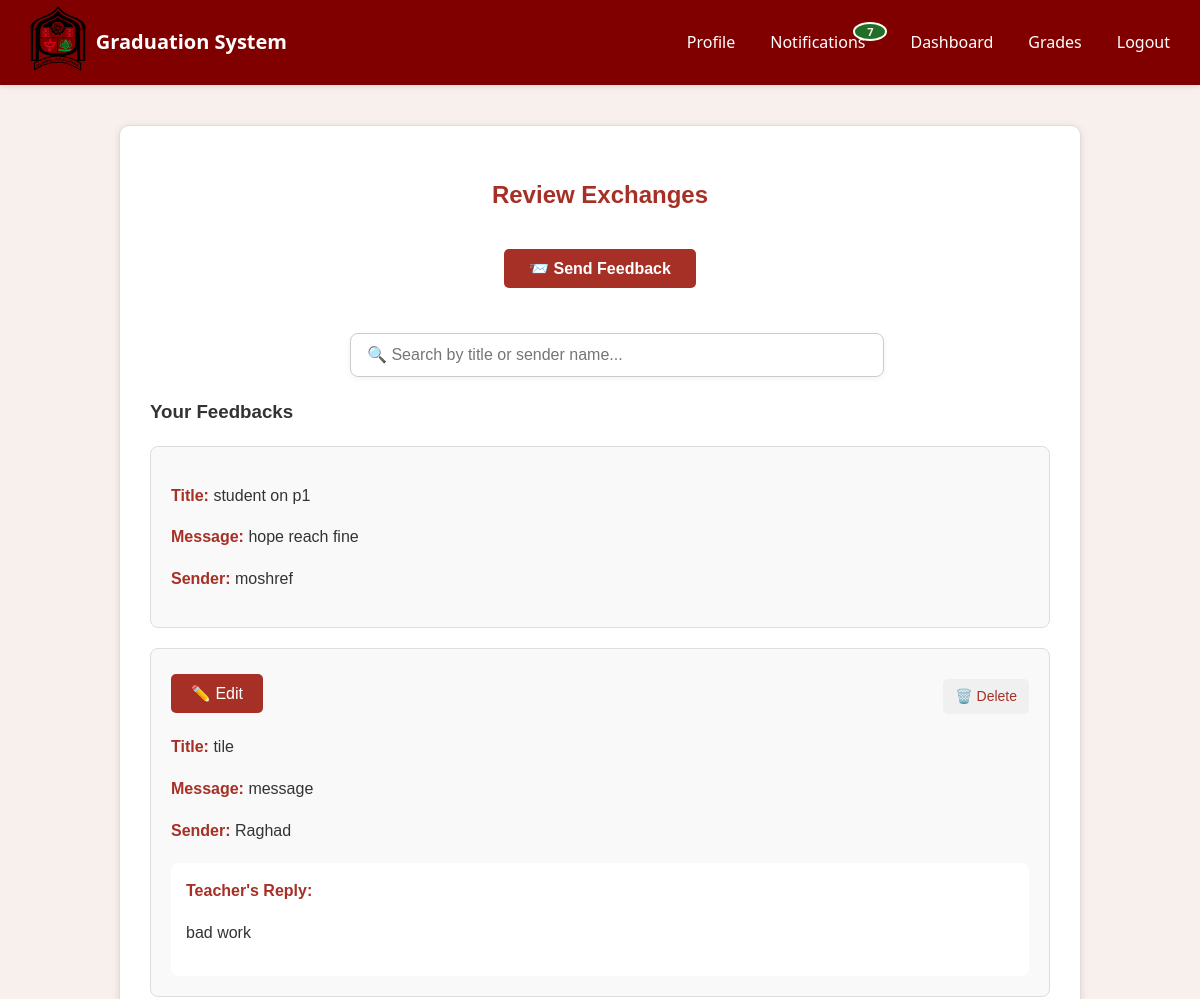
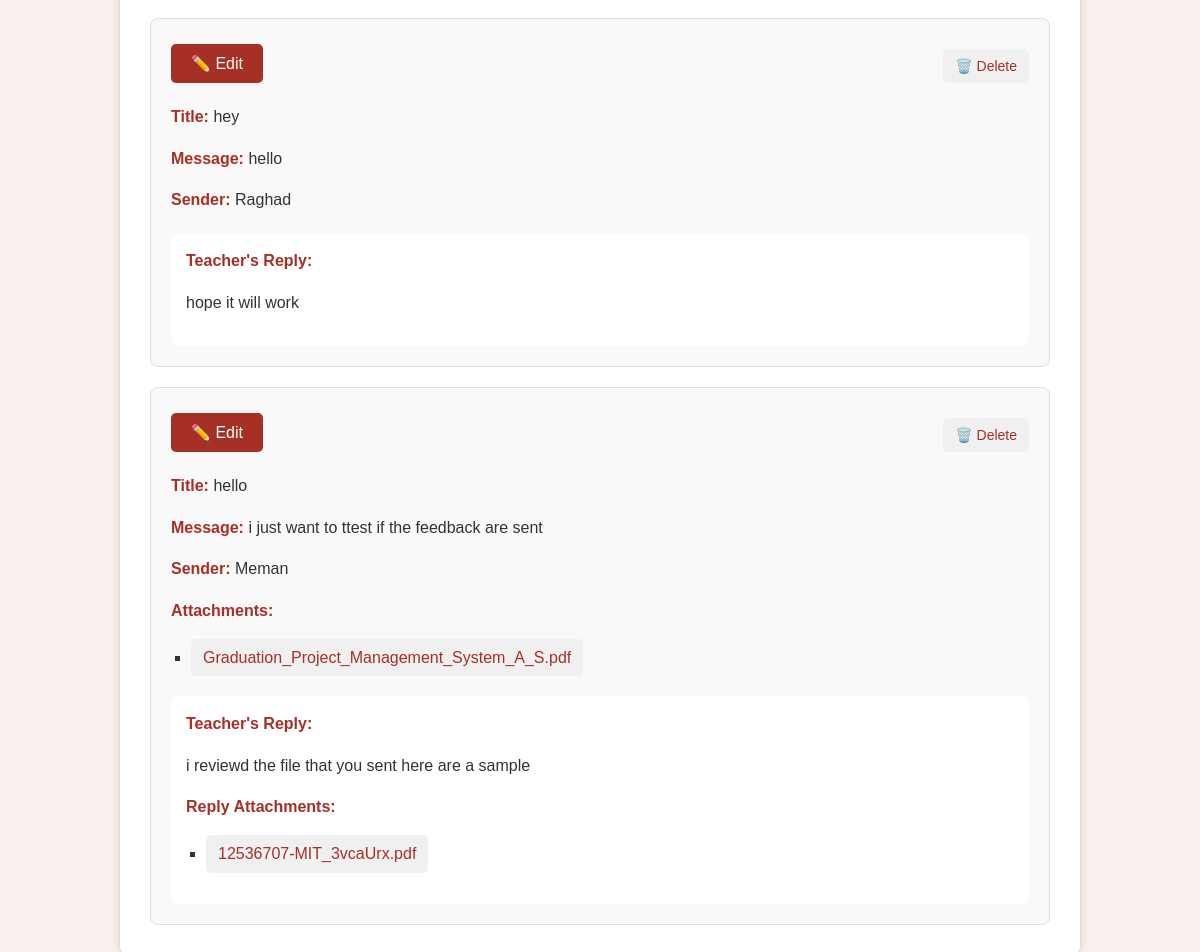
The page /feedbacks/review-exchanges/ (signed in) on the database its author committed (2 pictures, top to bottom).
### feedbacks/models.py (models this page shows, shortened)
class ProjectFeedback(models.Model):
    project = models.ForeignKey(Project, on_delete=models.CASCADE, related_name='feedbacks')
    sender = models.ForeignKey(
        settings.AUTH_USER_MODEL,
        on_delete=models.CASCADE,
        related_name='sent_project_feedbacks'
    )
    teacher = models.ForeignKey(
        settings.AUTH_USER_MODEL,
        on_delete=models.CASCADE,
        related_name='received_project_feedbacks'
    )
    title = models.CharField(max_length=255, blank=True)
    message = models.TextField(blank=True, null=True)
    created_at = models.DateTimeField(auto_now_add=True)

class FeedbackReply(models.Model):
    feedback = models.OneToOneField(ProjectFeedback, on_delete=models.CASCADE, related_name='reply')
    message = models.TextField(blank=True, null=True)
    created_at = models.DateTimeField(auto_now_add=True)

class FeedbackFile(models.Model):
    feedback = models.ForeignKey(ProjectFeedback, on_delete=models.CASCADE, related_name='files')
    reply = models.ForeignKey(FeedbackReply, null=True, blank=True, on_delete=models.CASCADE, related_name='files')
    file = models.FileField(upload_to='feedback_files/')
    uploaded_at = models.DateTimeField(auto_now_add=True)

### users/models.py (models this page shows, shortened)
class User(AbstractUser):
    phone_number = models.CharField(max_length=15, blank=True, null=True)
    department = models.ForeignKey(
        Department,
        on_delete=models.CASCADE,
        related_name='users',
        null=True,
        blank=True
    )
    def __str__(self):
        return self.username

### feedbacks/views.py (the view, shortened to what this page needs)
# urls.py: path('review-exchanges/', views.review_exchanges, name='review-exchanges'),
@login_required
def review_exchanges(request):
    try:
        student_membership = StudentProjectMembership.objects.get(student=request.user)
        project = student_membership.project
    except StudentProjectMembership.DoesNotExist:
        project = None
    teachers = [user for user in User.objects.all() if is_teacher(user)]
    filtered_feedbacks = []
    if is_teacher(request.user):
        feedbacks = ProjectFeedback.objects.filter(teacher=request.user)
        for feedback in feedbacks:
            student_files = feedback.files.filter(reply__isnull=True)
            filtered_feedbacks.append({
                'feedback': feedback,
                'student_files': student_files
            })
    else:
        student_users = project.student_memberships.all().values_list('student', flat=True)
        feedbacks = ProjectFeedback.objects.filter(
            Q(project=project, sender=F('teacher')) |
            Q(project=project, sender__in=student_users)
        ).distinct().order_by('-created_at')
        for feedback in feedbacks:
            student_files = feedback.files.filter(reply__isnull=True)
            filtered_feedbacks.append({
                'feedback': feedback,
                'student_files': student_files
            })
    error = None
    return render(request, 'feedbacks/review_exchanges_student.html', {
        'filtered_feedbacks': filtered_feedbacks,
        'teachers': teachers,
        'error': error
    })

### feedbacks/templatetags/feedback_filters.py (called while the page is built)
@register.filter
def is_teacher_filter(user):
    return is_teacher(user)

@register.filter
def is_project_member(project, user):
    return StudentProjectMembership.objects.filter(project=project, student=user).exists()

### notifications/context_processors.py (called while the page is built)
def unread_notifications_count(request):
    if request.user.is_authenticated:
        count = Notification.objects.filter(recipient=request.user, read=False).count()
        return {'unread_notifications_count': count}
    return {'unread_notifications_count': 0}

### users/services.py (called while the page is built)
def is_teacher(user):
    return not any([
        hasattr(user, 'student'),
        hasattr(user, 'coordinator'),
        hasattr(user, 'admin'),
        user.is_superuser,
    ])

### templates/feedbacks/review_exchanges_student.html (shortened to what this page needs)
{% extends 'base.html' %}
{% load feedback_filters %}
{% load feedback_extras %}
{% load static %}
{% block head %}
<link rel="stylesheet" href="{% static 'css/feedbacks/feedback.css' %}">
{% endblock %}
{% block content %}
{% include "navbar.html" %}
<div class="feedback-container">
    <h2>Review Exchanges</h2>
    <div class="send-feedback-box">
        <button id="send-feedback-btn">📨 Send Feedback</button>
    </div>
    <div class="search-container">
        <input type="text" id="feedback-search" placeholder="🔍 Search by title or sender name...">
    </div>
    {% if filtered_feedbacks %}
        <h3>Your Feedbacks</h3>
        <div class="feedback-list">
            {% for item in filtered_feedbacks %}
                <div class="feedback-item"
                    data-title="{{ item.feedback.title|lower }}"
                    data-sender="{{ item.feedback.sender.get_full_name|default:item.feedback.sender.username|lower }}">
                    {% if item.feedback.sender == user or item.feedback.project|is_project_member:item.feedback.sender %}
                        <div class="feedback-header">
                            <button class="edit-button"
                                data-id="{{ item.feedback.id }}"
                                data-title="{{ item.feedback.title }}"
                                data-message="{{ item.feedback.message }}"
                                data-feedback-files='[
                                    {% for file in item.student_files %}
                                        {
                                            "id": "{{ file.id }}",
                                            "name": "{{ file.file.name|cut:"feedback_files/" }}",
                                            "url": "{{ file.file.url }}"
                                        }{% if not forloop.last %},{% endif %}
                                    {% endfor %}
                                ]'>
                                ✏️ Edit
                            </button>
                            <a href="{% url 'delete-feedback' item.feedback.id %}" class="delete-btn" onclick="return confirm('Are you sure you want to delete this feedback?')">🗑️ Delete</a>
                        </div>
                    {% endif %}
                    <p><strong>Title:</strong> {{ item.feedback.title }}</p>
                    <p><strong>Message:</strong> {{ item.feedback.message }}</p>
                    <p><strong>Sender:</strong> {{ item.feedback.sender }}</p>
                    {% with item.student_files as files %}
                        {% if files %}
                            <strong>Attachments:</strong>
                            <ul>
                                {% for file in files %}
                                    <li>
                                        <a href="{{ file.file.url }}" target="_blank">
                                            {{ file.file.name|cut:"feedback_files/" }}
                                        </a>
                                    </li>
                                {% endfor %}
                            </ul>
                        {% endif %}
                    {% endwith %}
                    {% if item.feedback.reply %}
                        <div class="teacher-reply">
                            <strong>Teacher's Reply:</strong>
                            <p>{{ item.feedback.reply.message }}</p>
                            {% with item.feedback.reply.files.all as reply_files %}
                                {% if reply_files %}
                                    <strong>Reply Attachments:</strong>
                                    <ul>
                                        {% for file in reply_files %}
                                            <li>
                                                <a href="{{ file.file.url }}" target="_blank">
                                                    {{ file.file.name|cut:"feedback_files/" }}
                                                </a>
                                            </li>
                                        {% endfor %}
                                    </ul>
                                {% endif %}
                            {% endwith %}
                        </div>
                    {% endif %}
                </div>
            {% endfor %}
        </div>
    {% else %}
        <p style="text-align: center;">You have no feedback yet.</p>
    {% endif %}
</div>
{% endblock %}

### static/css/style.css (style rules this page uses)
body { font-family: 'Segoe UI', Tahoma, Geneva, Verdana, sans-serif; margin: 0px; padding: 0; background-color: #f7f0ed; color: #333; line-height: 1.6; }
:root { --button-color: #a63026; --button-hover-color: #4d8080; --button-text-color: white; --button-disabled-color: #cccccc; }
button { background-color: var(--button-color); color: var(--button-text-color); padding: 10px 20px; border: none; border-radius: 5px; font-size: 16px; cursor: pointer; transition: background-color 0.3s ease; margin: 5px 0; }

### static/css/feedbacks/feedback.css (style rules this page uses)
.feedback-container { max-width: 900px; margin: 40px auto; padding: 30px; border: 1px solid #ddd; border-radius: 10px; box-shadow: 0 2px 8px rgba(0,0,0,0.1); background-color: #fff; font-family: Arial, sans-serif; }
.feedback-container h2 { text-align: center; color: #a63026; margin-bottom: 30px; }
.send-feedback-box { text-align: center; margin-bottom: 40px; }
#send-feedback-btn { background-color: #a63026; color: white; padding: 10px 25px; border: none; border-radius: 5px; cursor: pointer; font-weight: bold; }
.feedback-list { display: flex; flex-direction: column; gap: 20px; }
.feedback-item { border: 1px solid #ddd; padding: 20px; border-radius: 8px; background-color: #f9f9f9; }
.feedback-item strong { color: #a63026; }
.feedback-item ul { margin-top: 10px; list-style-type: square; padding-left: 20px; }
.teacher-reply { margin-top: 20px; padding: 15px; background-color: #ffffff; border-radius: 8px; }
.feedback-item a { display: inline-block; margin-top: 5px; padding: 6px 12px; background-color: #f0f0f0; border-radius: 5px; text-decoration: none; color: #a63026; font-weight: 500; transition: background-color 0.2s ease; }
.feedback-header { display: flex; justify-content: space-between; align-items: center; margin-bottom: 10px; }
.edit-btn, .delete-btn { padding: 4px 10px; border-radius: 4px; text-decoration: none; font-weight: bold; font-size: 14px; }
.delete-btn { background-color: #f44336; color: white; }
.search-container { max-width: 500px; margin: 20px auto; text-align: center; }
.search-container input[type="text"] { width: 100%; padding: 12px 16px; font-size: 16px; border: 1px solid #ccc; border-radius: 8px; box-shadow: 0 2px 6px rgba(0, 0, 0, 0.05); transition: border 0.3s ease, box-shadow 0.3s ease; }

### rows shown on the page
ProjectFeedback: feedback "student on p1", feedback.message "hope reach fine", feedback.sender "moshref"
ProjectFeedback: feedback "tile", feedback.message "message", feedback.sender "Raghad", feedback.reply.message "bad work"
ProjectFeedback: feedback "hey", feedback.message "hello", feedback.sender "Raghad", feedback.reply.message "hope it will work"
ProjectFeedback: feedback "hello", feedback.message "i just want to ttest if the feedback are sent", feedback.sender "Meman", feedback.reply.message "i reviewd the file that you sent here are a sample"
FeedbackFile: file.name "Graduation_Project_Management_System_A_S.pdf"
FeedbackFile: file.name "12536707-MIT_3vcaUrx.pdf"

### other values the page prints
{{ unread_notifications_count }} "7"
